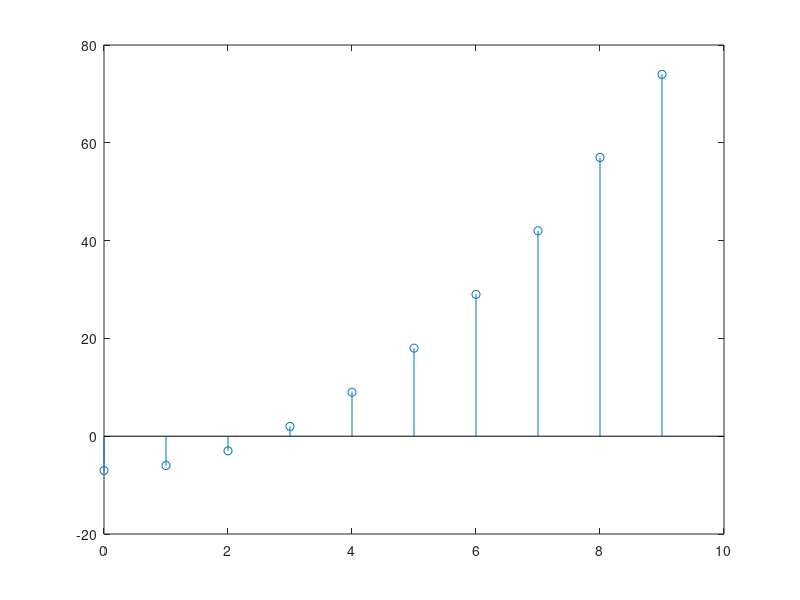

Here is the MATLAB script that generated this plot:
function [f] = PROBLEM1()
num = 99;
f = [];

while num>=10
    num = num - 10;
end

if num <= 9
    for num = 0:1:9
        f =[f,(num^2)-7];
    end
    num = 0:9;
    stem (num,f)
end
       
%The graph of f(n) showed a range of x coordinates from 1-9
%with its respective values of y in (n^2-7). From 0 - 99,
%the program was able to generate a linear graph